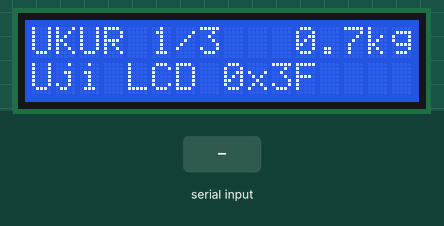
The sketch below on a simulated ESP32. On the bench: 16×2 character LCD. The inputs (shaded band) are chosen by the test bench. What the sketch prints to the serial monitor is not drawn.

Above: at 1.75 s.
At 2.8 s:
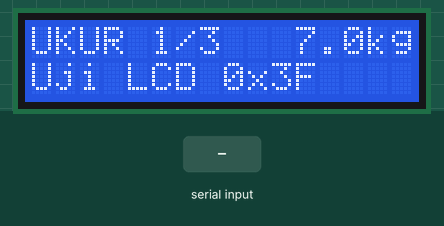
2.9 s: "s" received over Serial
At 3.07 s:
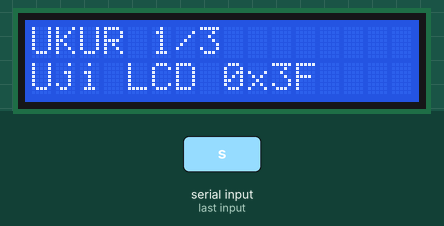
Timing chart, 0 to 5.9 s (numbered marks = the images above; inputs shaded):
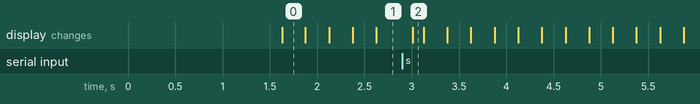

Measured:
- after the input at 2.9 s, the display: changes after 0.11 s (image 2)

The sketch:

uji_lcd_i2c.ino
```cpp
// uji_lcd_i2c.ino  -  uji U4 (pemindai I2C) dan tampilan LCD 16x2 + backpack PCF8574
// Board: "DOIT ESP32 DEVKIT V1" (atau "ESP32 Dev Module"), Arduino-ESP32 core 3.x, Serial Monitor 115200 baud.
// Library: "LiquidCrystal I2C" (header LiquidCrystal_I2C.h), sama dengan Modul 3 GE3.
//
// SEBELUM MENYAMBUNG (U5, Bagian 6 desain PCB):
//   1. Backpack dicatu 3V3, BUKAN 5 V/VIN, sampai SDA dan SCL diukur.
//   2. Dengan backpack dicatu tetapi SDA/SCL belum disambung ke ESP32, ukur SDA-GND dan SCL-GND
//      pakai multimeter. Bila > 3,6 V, jangan sambungkan ke GPIO21/22.
// Sambungan: GND-GND, VCC-3V3, SDA-GPIO21, SCL-GPIO22.
//
// Perintah Serial: 's' = pindai ulang, 'r' = mulai ulang uji refresh.

#include <Arduino.h>
#include <Wire.h>
#include <LiquidCrystal_I2C.h>

const uint8_t SDA_PIN = 21, SCL_PIN = 22;
const uint32_t I2C_HZ = 100000;              // alur §3.1
const unsigned long T_REFRESH_LCD_MS = 250;  // alur §3.2, nilai awal; disetel di E3 (50-500 ms)
const unsigned long T_HITUNG_MS = 100;       // laju perubahan nilai uji (meniru update hitung mundur S2)

LiquidCrystal_I2C *lcd = nullptr;
uint8_t alamatLcd = 0;

float nilai = 0.0f;        // angka uji yang berubah, untuk melihat keterbacaan dan sisa digit
int8_t arahNilai = 1;
unsigned long tNilai = 0, tLcd = 0;
uint32_t redraw = 0, tRedrawMulai = 0;

uint8_t pindai() {
  Serial.println(F("\n=== U4: PINDAI I2C (SDA=21, SCL=22) ==="));
  uint8_t ditemukan = 0, n = 0;
  for (uint8_t addr = 1; addr < 127; addr++) {
    Wire.beginTransmission(addr);
    if (Wire.endTransmission() == 0) {
      Serial.printf("  perangkat di 0x%02X\n", addr);
      if (addr == 0x27 || addr == 0x3F) ditemukan = addr;
      n++;
    }
  }
  if (n == 0) Serial.println(F("  Tidak ada perangkat. Ini kesalahan kabel, bukan kode: cek SDA, SCL, GND, catu."));
  else if (!ditemukan) Serial.println(F("  Ada perangkat, tetapi bukan 0x27/0x3F. Catat alamatnya."));
  return ditemukan;
}

void mulaiLcd() {
  alamatLcd = pindai();
  if (!alamatLcd) return;
  delete lcd;
  lcd = new LiquidCrystal_I2C(alamatLcd, 16, 2);
  lcd->init();                 // Modul 3 GE3: init(), lalu backlight()
  lcd->backlight();
  lcd->setCursor(0, 0);
  lcd->print("UKUR 1/3        ");
  lcd->setCursor(0, 1);
  lcd->print("Uji LCD 0x");
  lcd->print(alamatLcd, HEX);
  Serial.printf("LCD dimulai di 0x%02X. Bila layar kosong atau kotak penuh: putar potensiometer kontras di backpack.\n",
                alamatLcd);
  Serial.printf("Uji refresh: nilai berubah tiap %lu ms, layar digambar ulang tiap %lu ms.\n",
                T_HITUNG_MS, T_REFRESH_LCD_MS);
  tRedrawMulai = millis();
  redraw = 0;
}

void setup() {
  Serial.begin(115200);
  delay(1500);                 // tunggu sekali di setup() (Modul 2: boleh, belum ada tugas lain)
  Wire.begin(SDA_PIN, SCL_PIN, I2C_HZ);
  mulaiLcd();
}

void gambar() {
  // Baris 1 meniru tampilan GENGGAM fase 2 (alur §10.2): "UKUR 1/3  25.3kg".
  // Lebar bidang tetap 5 karakter supaya angka yang memendek tidak meninggalkan digit lama (Modul 3 GE3).
  char baris[17];
  snprintf(baris, sizeof(baris), "UKUR 1/3 %5.1fkg", nilai);
  lcd->setCursor(0, 0);
  lcd->print(baris);
  redraw++;
}

void loop() {
  unsigned long now = millis();

  if (Serial.available()) {
    char c = Serial.read();
    if (c == 's' || c == 'S') mulaiLcd();
    if (c == 'r' || c == 'R') { tRedrawMulai = now; redraw = 0; }
  }
  if (!lcd) return;

  if (now - tNilai >= T_HITUNG_MS) {           // nilai berubah cepat, terpisah dari refresh layar
    tNilai = now;
    nilai += arahNilai * 0.7f;
    if (nilai > 99.0f) arahNilai = -1;
    if (nilai < 0.5f) arahNilai = 1;
  }

  if (now - tLcd >= T_REFRESH_LCD_MS) {        // refresh layar punya jadwal sendiri
    tLcd = now;
    unsigned long t0 = micros();
    gambar();
    unsigned long durasi = micros() - t0;
    if (redraw % 20 == 0) {
      Serial.printf("redraw #%lu: %lu us per gambar (I2C), %.1f redraw/detik\n", redraw, durasi,
                    1000.0f * redraw / (float)(now - tRedrawMulai + 1));
    }
  }
}
```
